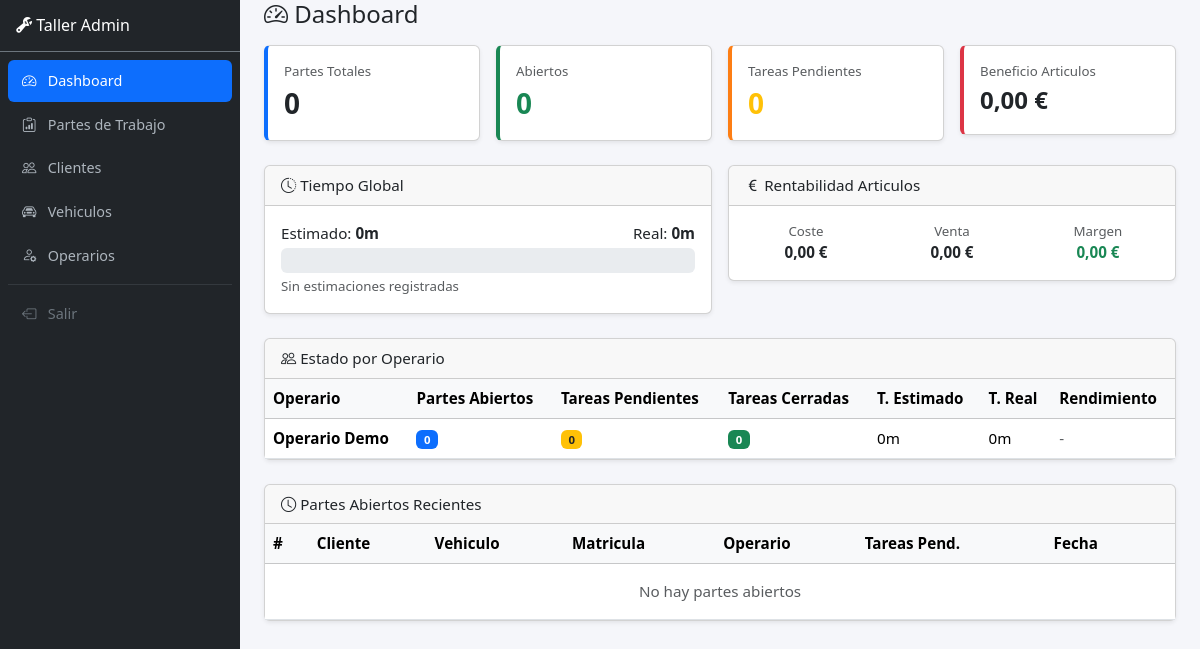
The page /admin_dashboard.php on the database as committed earlier.
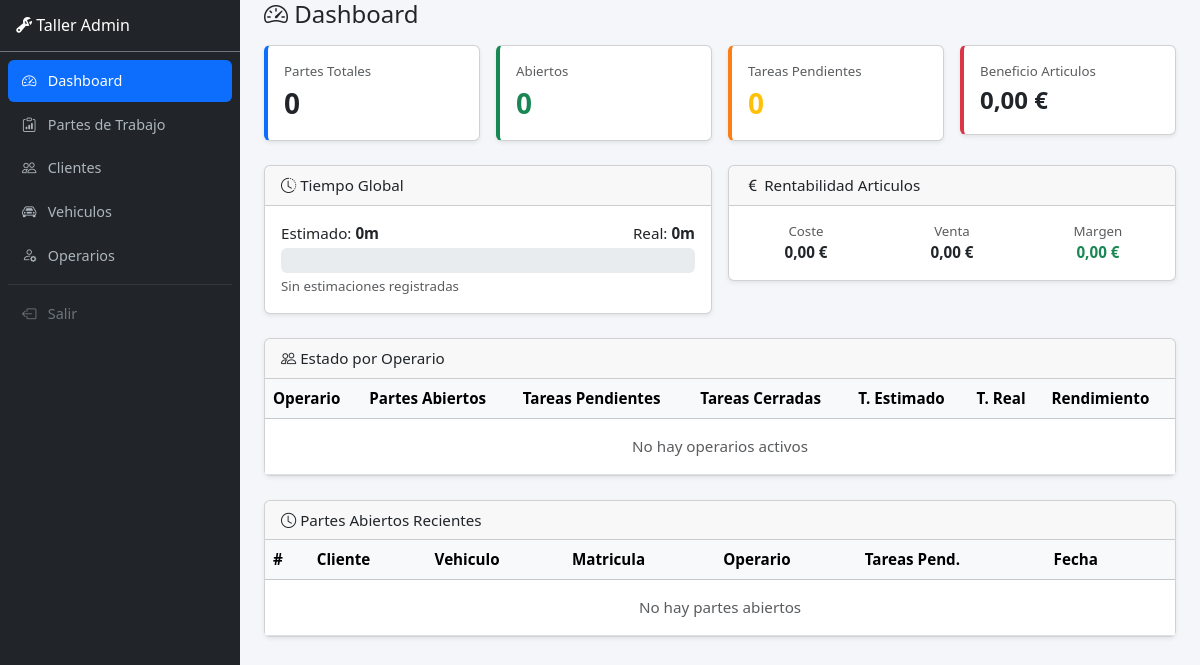
The same page on the database as committed later.
### tables this page shows
CREATE TABLE operadores (
    id INT UNSIGNED AUTO_INCREMENT PRIMARY KEY,
    nombre VARCHAR(100) NOT NULL,
    pin CHAR(4) NOT NULL,
    activo TINYINT(1) NOT NULL DEFAULT 1,
    created_at DATETIME NOT NULL DEFAULT CURRENT_TIMESTAMP,
    UNIQUE KEY uq_pin (pin)
);

### config.php (called while the page is built, shortened)
<?php
function db() {
    static $pdo = null;
    if ($pdo === null) {
        $pdo = new PDO(
            'mysql:host=' . DB_HOST . ';dbname=' . DB_NAME . ';charset=utf8mb4',
            DB_USER, DB_PASS,
            [
                PDO::ATTR_ERRMODE => PDO::ERRMODE_EXCEPTION,
                PDO::ATTR_DEFAULT_FETCH_MODE => PDO::FETCH_ASSOC,
                PDO::ATTR_EMULATE_PREPARES => false
            ]
        );
    }
    return $pdo;
}
function sanitize($str) {
    return htmlspecialchars((string)$str, ENT_QUOTES, 'UTF-8');
}
function is_operador() {
    return !empty($_SESSION['operador_id']);
}
function format_tiempo($minutos) {
    $minutos = (float)$minutos;
    $h = floor($minutos / 60);
    $m = round($minutos % 60);
    return "{$m}m";
}
function format_euro($amount) {
    return number_format((float)$amount, 2, ',', '.') . ' &euro;';
}

### admin_dashboard.php (the view, shortened to what this page needs)
<?php
require 'config.php';
$stats = db()->query("SELECT
    COUNT(*) as total,
    SUM(estado='abierto') as abiertos,
    SUM(estado='cerrado') as cerrados
FROM partes")->fetch();
$tareas_stats = db()->query("SELECT
    SUM(tiempo_estimado) as total_estimado,
    SUM(tiempo_real) as total_real,
    SUM(cerrada=1) as cerradas,
    SUM(cerrada=0) as pendientes
FROM tareas")->fetch();
$art_stats = db()->query("SELECT
    SUM(precio_coste * cantidad) as total_coste,
    SUM(precio_venta * cantidad) as total_venta
FROM articulos")->fetch();
$op_stats = db()->query("SELECT o.id, o.nombre,
    (SELECT COUNT(*) FROM partes p WHERE p.operador_id=o.id AND p.estado='abierto') as partes_abiertos,
    (SELECT COUNT(*) FROM partes p WHERE p.operador_id=o.id) as partes_total,
    (SELECT COUNT(*) FROM tareas t JOIN partes p ON t.parte_id=p.id WHERE p.operador_id=o.id AND t.cerrada=0) as tareas_pendientes,
    (SELECT COUNT(*) FROM tareas t JOIN partes p ON t.parte_id=p.id WHERE p.operador_id=o.id AND t.cerrada=1) as tareas_cerradas,
    (SELECT COALESCE(SUM(t.tiempo_estimado),0) FROM tareas t JOIN partes p ON t.parte_id=p.id WHERE p.operador_id=o.id) as tiempo_estimado,
    (SELECT COALESCE(SUM(t.tiempo_real),0) FROM tareas t JOIN partes p ON t.parte_id=p.id WHERE p.operador_id=o.id) as tiempo_real
FROM operadores o WHERE o.activo=1 ORDER BY o.nombre")->fetchAll();
$recientes = db()->query("SELECT p.*, o.nombre as operador_nombre,
    (SELECT COUNT(*) FROM tareas t WHERE t.parte_id=p.id AND t.cerrada=0) as tareas_pendientes
FROM partes p LEFT JOIN operadores o ON p.operador_id=o.id
WHERE p.estado='abierto' ORDER BY p.updated_at DESC LIMIT 10")->fetchAll();
require 'header.php';
?>
<h4 class="mb-3"><i class="bi bi-speedometer2"></i> Dashboard</h4>
<div class="row g-3 mb-4">
    <div class="col-6 col-md-3">
        <div class="card card-stat blue shadow-sm p-3">
            <div class="text-muted small">Partes Totales</div>
            <div class="fs-3 fw-bold"><?= (int)$stats['total'] ?></div>
        </div>
    </div>
    <div class="col-6 col-md-3">
        <div class="card card-stat green shadow-sm p-3">
            <div class="text-muted small">Abiertos</div>
            <div class="fs-3 fw-bold text-success"><?= (int)$stats['abiertos'] ?></div>
        </div>
    </div>
    <div class="col-6 col-md-3">
        <div class="card card-stat orange shadow-sm p-3">
            <div class="text-muted small">Tareas Pendientes</div>
            <div class="fs-3 fw-bold text-warning"><?= (int)($tareas_stats['pendientes'] ?? 0) ?></div>
        </div>
    </div>
    <div class="col-6 col-md-3">
        <div class="card card-stat red shadow-sm p-3">
            <div class="text-muted small">Beneficio Articulos</div>
            <div class="fs-4 fw-bold"><?= format_euro(($art_stats['total_venta'] ?? 0) - ($art_stats['total_coste'] ?? 0)) ?></div>
        </div>
    </div>
</div>
<div class="row g-3 mb-4">
    <div class="col-md-6">
        <div class="card shadow-sm">
            <div class="card-header"><i class="bi bi-clock-history"></i> Tiempo Global</div>
            <div class="card-body">
                <?php
                $est = (float)($tareas_stats['total_estimado'] ?? 0);
                $real = (float)($tareas_stats['total_real'] ?? 0);
                $pct = $est > 0 ? round(($real / $est) * 100) : 0;
                ?>
                <div class="d-flex justify-content-between mb-1">
                    <span>Estimado: <strong><?= format_tiempo($est) ?></strong></span>
                    <span>Real: <strong><?= format_tiempo($real) ?></strong></span>
                </div>
                <div class="progress" style="height:25px">
                </div>
                <small class="text-muted mt-1 d-block">
                    <?php if ($est > 0): ?>
                        <?= $pct <= 100 ? 'Dentro del tiempo estimado' : 'Excedido en ' . format_tiempo($real - $est) ?>
                    <?php else: ?>
                        Sin estimaciones registradas
                    <?php endif; ?>
                </small>
            </div>
        </div>
    </div>
    <div class="col-md-6">
        <div class="card shadow-sm">
            <div class="card-header"><i class="bi bi-currency-euro"></i> Rentabilidad Articulos</div>
            <div class="card-body">
                <div class="row text-center">
                    <div class="col-4">
                        <div class="text-muted small">Coste</div>
                        <div class="fw-bold"><?= format_euro($art_stats['total_coste'] ?? 0) ?></div>
                    </div>
                    <div class="col-4">
                        <div class="text-muted small">Venta</div>
                        <div class="fw-bold"><?= format_euro($art_stats['total_venta'] ?? 0) ?></div>
                    </div>
                    <div class="col-4">
                        <div class="text-muted small">Margen</div>
                        <?php $margen = ($art_stats['total_venta'] ?? 0) - ($art_stats['total_coste'] ?? 0); ?>
                        <div class="fw-bold <?= $margen >= 0 ? 'text-success' : 'text-danger' ?>"><?= format_euro($margen) ?></div>
                    </div>
                </div>
            </div>
        </div>
    </div>
</div>
<div class="card shadow-sm mb-4">
    <div class="card-header"><i class="bi bi-people"></i> Estado por Operario</div>
    <div class="table-responsive">
    <table class="table table-hover mb-0">
        <thead class="table-light">
            <tr><th>Operario</th><th>Partes Abiertos</th><th>Tareas Pendientes</th><th>Tareas Cerradas</th><th>T. Estimado</th><th>T. Real</th><th>Rendimiento</th></tr>
        </thead>
        <tbody>
        <?php foreach ($op_stats as $op): ?>
            <?php
            $opEst = (float)$op['tiempo_estimado'];
            $opReal = (float)$op['tiempo_real'];
            $opPct = $opEst > 0 ? round(($opReal / $opEst) * 100) : 0;
            ?>
            <tr>
                <td><strong><?= sanitize($op['nombre']) ?></strong></td>
                <td><span class="badge bg-primary"><?= (int)$op['partes_abiertos'] ?></span></td>
                <td><span class="badge bg-warning text-dark"><?= (int)$op['tareas_pendientes'] ?></span></td>
                <td><span class="badge bg-success"><?= (int)$op['tareas_cerradas'] ?></span></td>
                <td><?= format_tiempo($opEst) ?></td>
                <td><?= format_tiempo($opReal) ?></td>
                <td>
                    <?php if ($opEst > 0): ?>
                        <span class="badge <?= $opPct <= 100 ? 'bg-success' : 'bg-danger' ?>"><?= $opPct ?>%</span>
                    <?php else: ?>
                        <span class="text-muted">-</span>
                    <?php endif; ?>
                </td>
            </tr>
        <?php endforeach; ?>
        <?php if (empty($op_stats)): ?>
            <tr><td colspan="7" class="text-center text-muted py-3">No hay operarios activos</td></tr>
        <?php endif; ?>
        </tbody>
    </table>
    </div>
</div>
<div class="card shadow-sm mb-4">
    <div class="card-header"><i class="bi bi-clock"></i> Partes Abiertos Recientes</div>
    <div class="table-responsive">
    <table class="table table-hover mb-0">
        <thead class="table-light">
            <tr><th>#</th><th>Cliente</th><th>Vehiculo</th><th>Matricula</th><th>Operario</th><th>Tareas Pend.</th><th>Fecha</th><th></th></tr>
        </thead>
        <tbody>
        <?php if (empty($recientes)): ?>
            <tr><td colspan="8" class="text-center text-muted py-3">No hay partes abiertos</td></tr>
        <?php endif; ?>
        </tbody>
    </table>
    </div>
</div>
<?php require 'footer.php'; ?>

### header.php (shortened to what this page needs)
<!DOCTYPE html>
<html lang="es">
<head>
    <link href="https://cdn.jsdelivr.net/npm/bootstrap@5.3.3/dist/css/bootstrap.min.css" rel="stylesheet">
    <link href="https://cdn.jsdelivr.net/npm/bootstrap-icons@1.11.3/font/bootstrap-icons.css" rel="stylesheet">
    <link href="style.css" rel="stylesheet">
</head>
<body>
<?php $isOp = is_operador(); ?>
<?php if ($isOp): ?>
<nav class="navbar navbar-expand-lg navbar-dark bg-success mb-3 no-print">
    <div class="container-fluid">
        <a class="navbar-brand" href="operador_partes.php">
            <i class="bi bi-wrench-adjustable"></i> Taller - Operario
        </a>
        <div class="d-flex align-items-center">
            <span class="text-white me-3"><i class="bi bi-person-badge"></i> <?= sanitize(operador_nombre()) ?></span>
            <a href="operador_logout.php" class="btn btn-outline-light btn-sm">Salir</a>
        </div>
    </div>
</nav>
<div class="container-fluid px-3">
<?php else: ?>
<div class="d-flex" id="wrapper">
    <div class="sidebar bg-dark text-white no-print" id="sidebar">
        <div class="sidebar-header p-3 border-bottom border-secondary">
            <h6 class="mb-0"><i class="bi bi-wrench-adjustable"></i> Taller Admin</h6>
        </div>
        <nav class="sidebar-nav p-2">
            <?php
            $currentPage = basename($_SERVER['PHP_SELF']);
            function navActive($page, $current) { return strpos($current, $page) !== false ? 'active' : ''; }
            ?>
            <a href="admin_dashboard.php" class="sidebar-link <?= navActive('dashboard', $currentPage) ?>">
                <i class="bi bi-speedometer2"></i> Dashboard
            </a>
            <a href="admin_partes.php" class="sidebar-link <?= navActive('parte', $currentPage) ?>">
                <i class="bi bi-clipboard-data"></i> Partes de Trabajo
            </a>
            <a href="admin_clientes.php" class="sidebar-link <?= navActive('cliente', $currentPage) ?>">
                <i class="bi bi-people"></i> Clientes
            </a>
            <a href="admin_vehiculos.php" class="sidebar-link <?= navActive('vehiculo', $currentPage) ?>">
                <i class="bi bi-car-front"></i> Vehiculos
            </a>
            <a href="admin_operadores.php" class="sidebar-link <?= navActive('operador', $currentPage) ?>">
                <i class="bi bi-person-gear"></i> Operarios
            </a>
            <hr class="border-secondary my-2">
            <a href="index.php" class="sidebar-link text-secondary">
                <i class="bi bi-box-arrow-left"></i> Salir
            </a>
        </nav>
    </div>
    <div class="flex-grow-1" id="page-content">
        <div class="content-area px-3 px-lg-4">
<?php endif; ?>

### footer.php (shortened to what this page needs)
<?php $isOp = is_operador(); ?>
<?php if ($isOp): ?>
</div>
<?php else: ?>
        </div>
    </div>
</div>
<?php endif; ?>
</body>
</html>

### style.css (style rules this page uses)
body { background: #f5f6fa; font-size: 0.95rem; }
.sidebar { width: 240px; min-height: 100vh; position: fixed; top: 0; left: 0; z-index: 1000; transition: transform 0.3s; overflow-y: auto; }
.sidebar-header { font-size: 1rem; }
.sidebar-link { display: block; padding: 10px 14px; color: #adb5bd; text-decoration: none; border-radius: 6px; margin-bottom: 2px; font-size: 0.9rem; transition: background 0.15s, color 0.15s; }
.sidebar-link.active { background: #0d6efd; color: #fff; }
.sidebar-link i { width: 22px; display: inline-block; }
#page-content { margin-left: 240px; min-height: 100vh; width: calc(100% - 240px); }
.card-stat { border-left: 4px solid; transition: transform 0.15s; }
.card-stat.blue { border-left-color: #0d6efd; }
.card-stat.green { border-left-color: #198754; }
.card-stat.orange { border-left-color: #fd7e14; }
.card-stat.red { border-left-color: #dc3545; }
.table-responsive { -webkit-overflow-scrolling: touch; }

Rows that differ between the two databases and show on the page:
removed operadores: nombre "Operario Demo", partes_abiertos "0", tareas_pendientes "0", tareas_cerradas "0", opEst "0m", opReal "0m"
Other text that changed with them:
text now shown: "No hay operarios activos"
